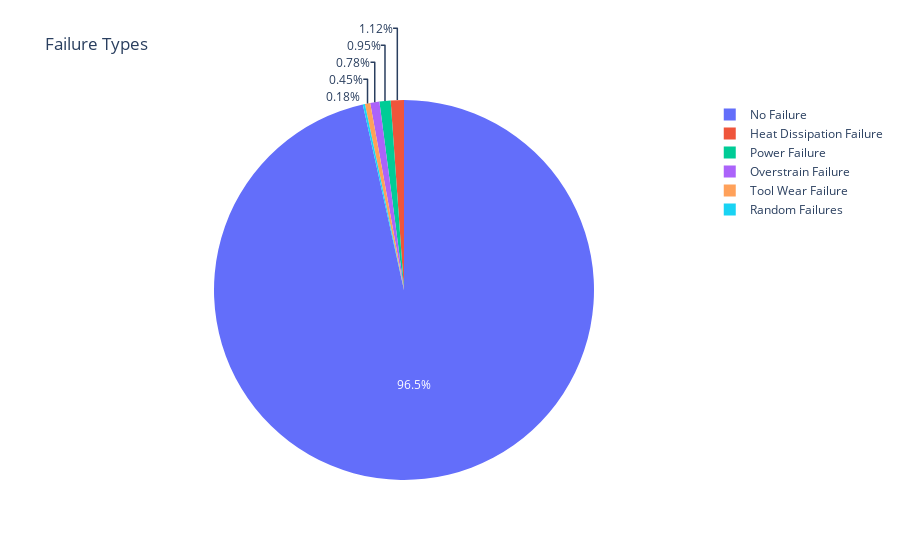

Notebook code cell kept with this figure:
### Code cell
# Observe distribution of failures in a pie chart
import plotly.graph_objects as go 
import plotly.express as px 
fig = px.pie(data, 
             title = 'Failure Types', 
             names = 'Failure Type') 
fig.show()

### Figure 1 — Plotly figure (JSON) as saved in the notebook; plotly's stock layout.template omitted (floating-point values rounded to 4 significant figures; data arrays with more than 128 entries replaced by an {"elided": "..."} marker saying what was removed)
{"data": [{"domain": {"x": [0, 1], "y": [0, 1]}, "hovertemplate": "Failure Type=%{label}<extra></extra>", "labels": {"elided": "10000 str values"}, "legendgroup": "", "name": "", "showlegend": true, "type": "pie"}], "layout": {"legend": {"tracegroupgap": 0}, "title": {"text": "Failure Types"}}}
